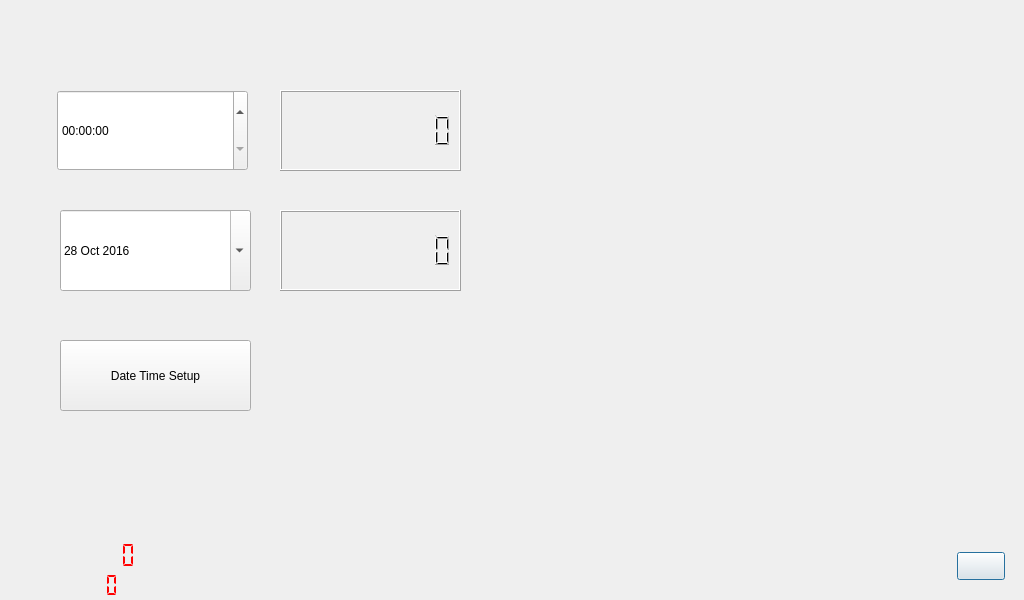
<?xml version="1.0" encoding="UTF-8"?>
<ui version="4.0">
 <class>TimesetupTrue</class>
 <widget class="QDialog" name="TimesetupTrue">
  <property name="geometry">
   <rect>
    <x>0</x>
    <y>0</y>
    <width>1024</width>
    <height>600</height>
   </rect>
  </property>
  <property name="windowTitle">
   <string>Dialog</string>
  </property>
  <widget class="QPushButton" name="pushButton">
   <property name="geometry">
    <rect>
     <x>957</x>
     <y>552</y>
     <width>48</width>
     <height>28</height>
    </rect>
   </property>
   <property name="styleSheet">
    <string notr="true">border-image: url(:/new/prefix1/imagejy/back.png);</string>
   </property>
   <property name="text">
    <string/>
   </property>
  </widget>
  <widget class="QTimeEdit" name="timeEdit">
   <property name="geometry">
    <rect>
     <x>57</x>
     <y>90</y>
     <width>191</width>
     <height>81</height>
    </rect>
   </property>
   <property name="readOnly">
    <bool>false</bool>
   </property>
   <property name="buttonSymbols">
    <enum>QAbstractSpinBox::UpDownArrows</enum>
   </property>
   <property name="specialValueText">
    <string/>
   </property>
   <property name="correctionMode">
    <enum>QAbstractSpinBox::CorrectToPreviousValue</enum>
   </property>
   <property name="dateTime">
    <datetime>
     <hour>0</hour>
     <minute>0</minute>
     <second>0</second>
     <year>2000</year>
     <month>1</month>
     <day>1</day>
    </datetime>
   </property>
   <property name="maximumDateTime">
    <datetime>
     <hour>23</hour>
     <minute>59</minute>
     <second>59</second>
     <year>2000</year>
     <month>1</month>
     <day>1</day>
    </datetime>
   </property>
   <property name="currentSection">
    <enum>QDateTimeEdit::AmPmSection</enum>
   </property>
   <property name="calendarPopup">
    <bool>true</bool>
   </property>
   <property name="currentSectionIndex">
    <number>0</number>
   </property>
  </widget>
  <widget class="QDateEdit" name="dateEdit">
   <property name="geometry">
    <rect>
     <x>60</x>
     <y>210</y>
     <width>191</width>
     <height>81</height>
    </rect>
   </property>
   <property name="dateTime">
    <datetime>
     <hour>0</hour>
     <minute>0</minute>
     <second>0</second>
     <year>2016</year>
     <month>10</month>
     <day>28</day>
    </datetime>
   </property>
   <property name="date">
    <date>
     <year>2016</year>
     <month>10</month>
     <day>28</day>
    </date>
   </property>
   <property name="calendarPopup">
    <bool>true</bool>
   </property>
   <property name="currentSectionIndex">
    <number>0</number>
   </property>
  </widget>
  <widget class="QLCDNumber" name="lcdNumber">
   <property name="geometry">
    <rect>
     <x>280</x>
     <y>210</y>
     <width>181</width>
     <height>81</height>
    </rect>
   </property>
   <property name="digitCount">
    <number>10</number>
   </property>
   <property name="segmentStyle">
    <enum>QLCDNumber::Filled</enum>
   </property>
  </widget>
  <widget class="QLCDNumber" name="lcdNumber_2">
   <property name="geometry">
    <rect>
     <x>280</x>
     <y>90</y>
     <width>181</width>
     <height>81</height>
    </rect>
   </property>
   <property name="digitCount">
    <number>10</number>
   </property>
  </widget>
  <widget class="QLCDNumber" name="lcdNumber_3">
   <property name="geometry">
    <rect>
     <x>20</x>
     <y>570</y>
     <width>101</width>
     <height>31</height>
    </rect>
   </property>
   <property name="styleSheet">
    <string notr="true">color: rgb(255, 0, 0);</string>
   </property>
   <property name="frameShape">
    <enum>QFrame::NoFrame</enum>
   </property>
   <property name="digitCount">
    <number>8</number>
   </property>
   <property name="segmentStyle">
    <enum>QLCDNumber::Flat</enum>
   </property>
  </widget>
  <widget class="QLCDNumber" name="lcdNumber_4">
   <property name="geometry">
    <rect>
     <x>0</x>
     <y>540</y>
     <width>141</width>
     <height>31</height>
    </rect>
   </property>
   <property name="autoFillBackground">
    <bool>false</bool>
   </property>
   <property name="styleSheet">
    <string notr="true">color: rgb(255, 0, 0);</string>
   </property>
   <property name="frameShape">
    <enum>QFrame::NoFrame</enum>
   </property>
   <property name="smallDecimalPoint">
    <bool>false</bool>
   </property>
   <property name="numDigits">
    <number>10</number>
   </property>
   <property name="segmentStyle">
    <enum>QLCDNumber::Flat</enum>
   </property>
  </widget>
  <widget class="QPushButton" name="pushButton_2">
   <property name="geometry">
    <rect>
     <x>60</x>
     <y>340</y>
     <width>191</width>
     <height>71</height>
    </rect>
   </property>
   <property name="text">
    <string>Date Time Setup</string>
   </property>
  </widget>
 </widget>
 <resources/>
 <connections/>
</ui>
